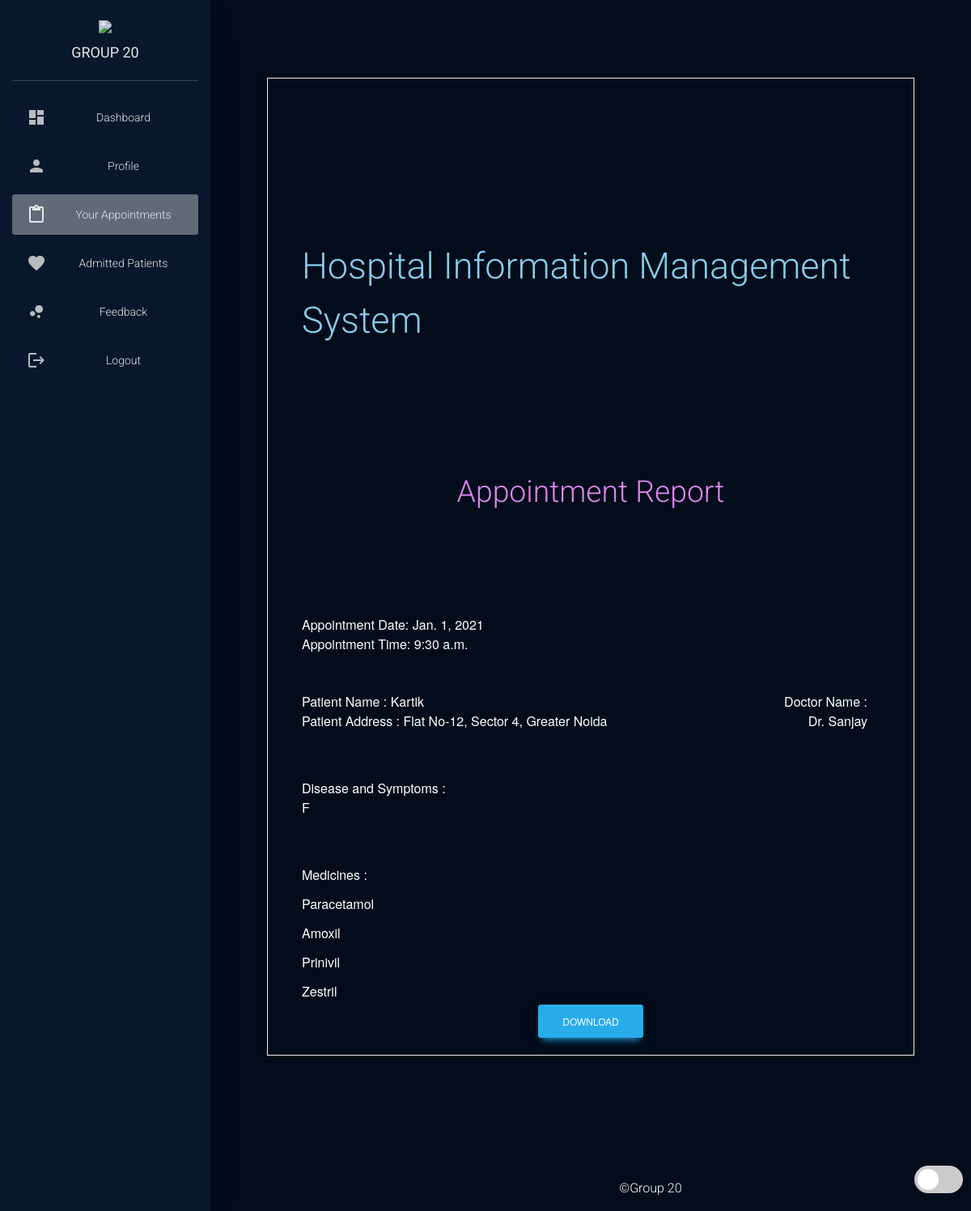
Page /hospital/report_apt/5 (signed in) on the committed database.
### hospital/models.py (models this page shows, shortened)
class Appointment(models.Model):    #patient appointment details
    patient=models.ForeignKey(Patient, on_delete=models.CASCADE, related_name="PatientApp") #patient foreign key
    doctor=models.ForeignKey(Doctor, on_delete=models.CASCADE, related_name="DoctorApp")    #doctor foreign key
    description=models.TextField(max_length=500)    #description (symptoms/how to take medicines/causes/precautions)
    link=models.TextField(null=True, blank=True)    #video call room link
    calldate=models.DateField(null=True, blank=True)    #call date
    calltime=models.TimeField(null=True, blank=True)    #call time/slot
    status=models.BooleanField(default=False)   #appointment status(approved/on-hold)
    finished=models.BooleanField(default=False) #appointment finished/to-be-done

class Patient(models.Model):    #patient details
    user = models.ForeignKey(User, on_delete=models.CASCADE, related_name="Patient")    #user foreign key
    image = models.ImageField(default="default.png",upload_to="profile_pics",null=True, blank=True) #profile picture
    firstname = models.CharField(max_length=100,default='firstname')    #patient firstname
    lastname = models.CharField(max_length=100,default='lastname')  #patient lastname
    dob = models.DateField(default=datetime.date.today) #patient date of birth
    address = models.CharField(max_length=300,default="address")    #patient address
    city = models.CharField(max_length=100,default="city")  #patient city
    country = models.CharField(max_length=100,default="country")    #patient country
    postalcode = models.IntegerField(default=0) #patient postalcode
    status=models.BooleanField(default=False)   #patient status(approved/on-hold)

class Doctor(models.Model): #doctor details
    user =  models.ForeignKey(User, on_delete=models.CASCADE,related_name="Doctor") #user foreign key
    image = models.ImageField(default="default.png",upload_to="profile_pics")   #profile picture
    firstname = models.CharField(max_length=100,default='firstname')    #doctor firstname
    lastname = models.CharField(max_length=100,default='lastname')  #doctor lastname
    dob = models.DateField(default=datetime.date.today) #doctor date of birth
    address = models.CharField(max_length=300,default="address")    #doctor address
    city = models.CharField(max_length=100,default="city")  #doctor city
    country = models.CharField(max_length=100,default="country")    #doctor country
    postalcode = models.IntegerField(default=0) #doctor postalcode
    department= models.CharField(max_length=50,choices=departments,default='Cardiologist')  #doctor department from choices given as list
    status=models.BooleanField(default=False)   #doctor status(approved/on-hold)

class Medicines(models.Model):  #medicines record
    name = models.TextField()   #name of medicine
    price = models.FloatField() #price of medicine

### hospital/views.py (the view)
# urls.py: path('report_apt/<int:pk>',views.report_apt_view,name='report_apt.html'),
def report_apt_view(request,pk):
    apt=Appointment.objects.all().filter(id=pk).first()
    pat=apt.patient
    doc=apt.doctor
    d=apt.calldate
    t=apt.calltime
    det=[]
    for i in ChargesApt.objects.all().filter(Aptinfo=apt):
        for k in Medicines.objects.all():
            if k==i.commodity:
                det.append([k.name])
    dict={
            'patientName':pat.firstname,
            'doctorName':doc.firstname,
            'aptDate':d,
            'aptTime':t,
            'desc':apt.description,
            'pat_add':pat.address,
            'med': det,
            'pk': pk
        }
    if check_patient(request.user):
        return render(request,'hospital/Patient/report_apt.html',dict)
    elif check_doctor(request.user):
        return render(request,'hospital/Doctor/report_apt.html',dict)
    elif check_admin(request.user):
        return render(request,'hospital/Admin/report_apt.html',dict)
    else:
        return render(request,'hospital/Home/login.html')

### hospital/views.py (called while the page is built)
def check_doctor(user): #check if user is doctor
    return user.groups.filter(name='DOCTOR').exists()

def check_patient(user):#check if user is patient
    return user.groups.filter(name='PATIENT').exists()

### hospital/templates/hospital/Doctor/report_apt.html (shortened to what this page needs)
{% load static %}
{% load widget_tweaks %}
<!DOCTYPE html>
<html lang="en">
<head>
  <link rel="stylesheet" href="https://maxcdn.bootstrapcdn.com/font-awesome/latest/css/font-awesome.min.css">
  <link href="{% static 'assets/css/material-dashboard.css'%}" rel="stylesheet" />
  <link href="{% static 'assets/css/form.css'%}" rel="stylesheet" />
</head>
<body id="jhamela" class="darkEdition lightEdition">
  {% include "hospital/Home/preloader.html" %}
  <div id="myDiv" class="animate-bottom wrapper" style="display:none;text-align: center;position: relative;">
    <div class="sidebar" data-color="azure" data-background-color="black" data-image="{% static 'assets/img/sidebar-1.jpg'%}">
    <div class="logo"><a href="#" class="simple-text logo-normal">
      <img src="https://www.iasplus.com/en/images/responsive/badges/g20/@@images/465e1ae9-46a0-4131-b3d0-984fcbb8233a.png">
      <br>
      GROUP 20
      </a></div>
    <div class="sidebar-wrapper">
      <ul class="nav">
        <li class="nav-item ">
            <a class="nav-link" href="{% url 'dashboard_doc.html' %}">
              <i class="material-icons">dashboard</i>
              <p>Dashboard</p>
            </a>
          </li>
          <li class="nav-item ">
            <a class="nav-link" href="{% url 'profile_doc.html' %}">
              <i class="material-icons">person</i>
              <p>Profile</p>
            </a>
          </li>
          <li class="nav-item active ">
            <a class="nav-link" href="{% url 'bookapp_doc.html' %}">
              <i class="material-icons">content_paste</i>
              <p>Your Appointments</p>
            </a>
          </li>
          <li class="nav-item ">
            <a class="nav-link" href="{% url 'admit_details_doc.html' %}">
              <i class="material-icons">favorite</i>
              <p>Admitted Patients</p>
            </a>
          </li>
          <li class="nav-item ">
            <a class="nav-link" href="{% url 'feedback_doc.html' %}">
              <i class="material-icons">bubble_chart</i>
              <p>Feedback</p>
            </a>
          </li>
           <li class="nav-item ">
            <a class="nav-link" href="{% url 'logout' %}">
              <i class="material-icons">logout</i>
              <p>Logout</p>
            </a>
          </li>
      </ul>
    </div>
  </div>
    <div class="main-panel">
      <br><br><br><br>
<div class="invoice-box sps">
    <table cellpadding="0" cellspacing="0">
      <tr class="top">
        <td colspan="3">
          <table>
            <tr>
              <td class="title sps">
                <h4 style="color:skyblue;">Hospital Information Management System</h4>
              </td>
                <br><br>
            </tr>
            <tr>
            <td class="title sps" style="text-align: center">
              <h5 style="color: rgb(222, 135, 235);">Appointment Report</h5>
            </td>
          </tr>
          <br><br>
          </table>
        </td>
      </tr>
      <tr class="information sps">
        <td colspan="2">
          <table>
            <tr>
             <td>
                Appointment Date: {{aptDate}}<br>
                Appointment Time: {{aptTime}}<br>
              </td>
              </tr>
              <tr>
              <td>
                Patient Name : {{patientName}}<br>
                Patient Address : {{pat_add}}<br>
              </td>
              <br>
              <td>
                Doctor Name :<br>
                {{doctorName}}<br>
              </td>
            </tr>
          </table>
        </td>
      </tr>
      <tr class="information sps">
        <td colspan="2">
          <table>
            <tr>
              <td>
                Disease and Symptoms :<br>
                {{desc}}
              </td>
            </tr>
          </table>
        </td>
      </tr>
      <tr class="sps">
        <td colspan="2">
            <table>
              <tr>
                <td>
                  Medicines :<br>
                  {% for m in med %}
                    <tr><td>{{ m.0 }}</td></tr>
                  {% endfor %}
                </td>
              </tr>
            </table>
          </td>
        <td>
        </td>
      </tr>
    </table>
    <a class="btn btn-primary btn-xs" href="{% url 'downloadreport_apt' pk %}">Download</a>
  </div>
   </div>
  <br><br><br><br><br><br><br><br>
      {% include "hospital/Patient/footer.html" %}
    </div>
</body>
</html>

### hospital/static/assets/css/material-dashboard.css (style rules this page uses)
html { font-family: sans-serif; line-height: 1.15; -webkit-text-size-adjust: 100%; -ms-text-size-adjust: 100%; -ms-overflow-style: scrollbar; -webkit-tap-highlight-color: rgba(0, 0, 0, 0); }
body { margin: 0; font-family: "Roboto", "Helvetica", "Arial", sans-serif; font-size: 1rem; font-weight: 400; line-height: 1.5; color: #212529; text-align: left; background-color: #fafafa; }
a { color: #28acea; text-decoration: none; background-color: transparent; -webkit-text-decoration-skip: objects; }
.nav { display: flex; flex-wrap: wrap; padding-left: 0; margin-bottom: 0; list-style: none; }
.nav-link { display: block; padding: 0.5rem 1rem; }
.btn { position: relative; padding: 12px 30px; margin: 0.3125rem 1px; font-size: .75rem; font-weight: 400; line-height: 1.428571; text-decoration: none; text-transform: uppercase; letter-spacing: 0; cursor: pointer; background-color: transparent; border: 0; border-radius: 0.2rem; outline: 0; transition: box-shadow 0.2s cubic-bezier(0.4, 0, 1, 1), background-color 0.2s cubic-bezier(0.4, 0, 0.2, 1); will-change: box-shadow, transform; }
.btn.btn-primary { color: #fff; background-color: #28acea; box-shadow: 0 4px 20px 0px rgba(0, 0, 0, 0.14), 0 7px 10px -5px #28acea; }
html * { -webkit-font-smoothing: antialiased; -moz-osx-font-smoothing: grayscale; }
body, h1, h2, h3, h4, h5, h6, .h1, .h2, .h3, .h4 { font-family: "Roboto", "Helvetica", "Arial", sans-serif; font-weight: 300; line-height: 1.5em; }
.wrapper { position: relative; height: 100%; }
.sidebar { position: fixed; top: 0; left: 0; height: 100%; overflow: hidden; width: 260px; background: #fff; box-shadow: 0 16px 38px -12px rgba(0, 0, 0, 0.56), 0 4px 25px 0px rgba(0, 0, 0, 0.12), 0 8px 10px -5px rgba(0, 0, 0, 0.2); }
.sidebar[data-background-color="black"] { background-color: #191919; }
.sidebar .sidebar-wrapper { position: relative; overflow: hidden; width: 260px; z-index: 4; padding-bottom: 30px; }
.sidebar .nav { margin-top: 20px; display: block; }
.sidebar .nav li:first-child>a { margin: 0 15px; }
.sidebar .nav li.active>a, .sidebar .nav li.active>a i { color: #fff; }
.sidebar .nav p { margin: 0; line-height: 30px; font-size: 14px; position: relative; display: block; height: auto; white-space: nowrap; }
.sidebar .nav i { font-size: 24px; float: left; margin-right: 15px; line-height: 30px; width: 30px; text-align: center; color: #a9afbb; }
.sidebar .nav li a, .sidebar .nav li .dropdown-menu a { margin: 10px 15px 0; border-radius: 3px; color: #3C4858; padding-left: 10px; padding-right: 10px; text-transform: capitalize; font-size: 13px; padding: 10px 15px; }
.sidebar .logo { padding: 15px 0px; margin: 0; display: block; position: relative; z-index: 4; }
.sidebar .logo:after { content: ''; position: absolute; bottom: 0; right: 15px; height: 1px; width: calc(100% - 30px); background-color: rgba(180, 180, 180, 0.3); }
.sidebar .logo .simple-text { text-transform: uppercase; padding: 5px 0px; display: inline-block; font-size: 18px; color: #3C4858; white-space: nowrap; font-weight: 400; line-height: 30px; overflow: hidden; text-align: center; display: block; }
.sidebar[data-background-color="black"] .nav .nav-item .nav-link { color: #fff; }
.sidebar[data-background-color="black"] .nav .nav-item i { color: rgba(255, 255, 255, 0.8) !important; }
.sidebar[data-background-color="black"] .simple-text { color: #fff; }
.sidebar[data-image]:after, .sidebar.has-image:after { opacity: .77; }
.lightEdition { background-color: white; }
.darkEdition { background-color: #020c1b; }
.lightEdition .sidebar[data-color="azure"] li.active>a { background: white; color: #28acea !important; }
.lightEdition .sidebar[data-background-color="black"] .nav .nav-item.active i { color: #28acea !important; }
.darkEdition .sidebar[data-background-color="black"] .nav .nav-item.active i { color: white !important; }
.darkEdition .sidebar[data-color="azure"] li.active>a { background-color: rgba(255,255,255,0.4); color: white !important; }
.lightEdition .sidebar .sidebar-background:after, .lightEdition .sidebar { background-color: #28acea; opacity: .90; }
.darkEdition .sidebar .sidebar-background:after, .darkEdition .sidebar { background: #0a192f; opacity: .90; }
.darkEdition .sps { color: white !important; }
.lightEdition .sps { color: black; }
.main-panel { margin-left: 260px; }

### hospital/static/assets/css/form.css (style rules this page uses)
*, *:before, *:after { box-sizing: border-box; -webkit-font-smoothing: antialiased; -moz-osx-font-smoothing: grayscale; }

### rows in the picture
Appointment: calldate "Jan. 1, 2021", calltime "9:30 a.m."
Patient: firstname "Kartik", address "Flat No-12, Sector 4, Greater Noida"
Doctor: firstname "Dr. Sanjay"
Medicines: name "Paracetamol"
Medicines: name "Amoxil"
Medicines: name "Prinivil"
Medicines: name "Zestril"

### other values in the picture
{{ desc }} "F"
